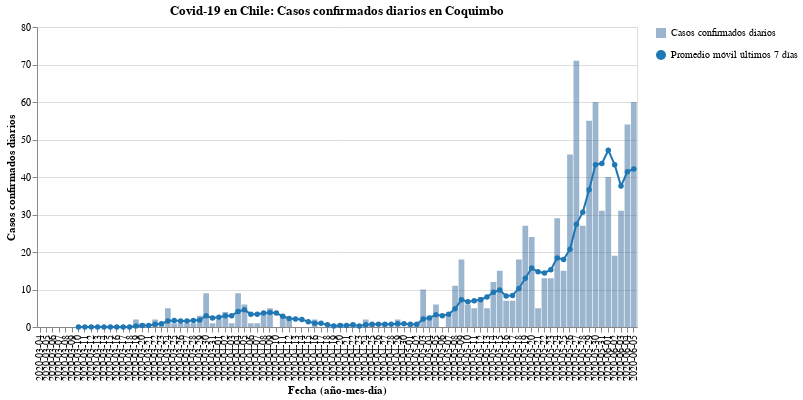

The notebook cell saved with this chart:
### Code cell
#hide_input
bars, line = my_cases_plot(region)
(bars + line).properties(
    title=f'Covid-19 en Chile: Casos confirmados diarios en {region}',
    width=600
)

### Figure 1 — Vega-Lite specification as saved in the notebook (floating-point values rounded to 4 significant figures)
{"config": {"view": {"continuousWidth": 400, "continuousHeight": 300}}, "layer": [{"mark": {"type": "bar", "opacity": 0.7}, "encoding": {"opacity": {"type": "nominal", "field": "Casos confirmados diarios", "legend": {"title": ""}}, "tooltip": [{"type": "nominal", "field": "Fecha"}, {"type": "quantitative", "field": "Casos confirmados"}], "x": {"type": "nominal", "axis": {"title": "Fecha (año-mes-día)"}, "field": "Fecha"}, "y": {"type": "quantitative", "axis": {"title": "Casos confirmados diarios"}, "field": "Casos confirmados"}}}, {"mark": {"type": "line", "color": "#1f77b4", "point": {"filled": true, "fill": "#1f77b4"}}, "encoding": {"shape": {"type": "nominal", "field": "Promedio móvil últimos 7 días", "legend": {"title": ""}}, "x": {"type": "nominal", "axis": {"title": "Fecha (año-mes-día)"}, "field": "Fecha"}, "y": {"type": "quantitative", "field": "Rolling"}}}], "data": {"name": "data-edff35e8676c7676cc912301d84be2ea"}, "title": "Covid-19 en Chile: Casos confirmados diarios en Coquimbo", "width": 600, "$schema": "https://vega.github.io/schema/vega-lite/v4.8.1.json", "datasets": {"data-edff35e8676c7676cc912301d84be2ea": [{"Fecha": "2020-03-04", "Casos confirmados": 0, "Rolling": null, "Casos confirmados diarios": "Casos confirmados diarios", "Promedio móvil últimos 7 días": "Promedio móvil últimos 7 días"}, {"Fecha": "2020-03-05", "Casos confirmados": 0, "Rolling": null, "Casos confirmados diarios": "Casos confirmados diarios", "Promedio móvil últimos 7 días": "Promedio móvil últimos 7 días"}, {"Fecha": "2020-03-06", "Casos confirmados": 0, "Rolling": null, "Casos confirmados diarios": "Casos confirmados diarios", "Promedio móvil últimos 7 días": "Promedio móvil últimos 7 días"}, {"Fecha": "2020-03-07", "Casos confirmados": 0, "Rolling": null, "Casos confirmados diarios": "Casos confirmados diarios", "Promedio móvil últimos 7 días": "Promedio móvil últimos 7 días"}, {"Fecha": "2020-03-08", "Casos confirmados": 0, "Rolling": null, "Casos confirmados diarios": "Casos confirmados diarios", "Promedio móvil últimos 7 días": "Promedio móvil últimos 7 días"}, {"Fecha": "2020-03-09", "Casos confirmados": 0, "Rolling": null, "Casos confirmados diarios": "Casos confirmados diarios", "Promedio móvil últimos 7 días": "Promedio móvil últimos 7 días"}, {"Fecha": "2020-03-10", "Casos confirmados": 0, "Rolling": 0.0, "Casos confirmados diarios": "Casos confirmados diarios", "Promedio móvil últimos 7 días": "Promedio móvil últimos 7 días"}, {"Fecha": "2020-03-11", "Casos confirmados": 0, "Rolling": 0.0, "Casos confirmados diarios": "Casos confirmados diarios", "Promedio móvil últimos 7 días": "Promedio móvil últimos 7 días"}, {"Fecha": "2020-03-12", "Casos confirmados": 0, "Rolling": 0.0, "Casos confirmados diarios": "Casos confirmados diarios", "Promedio móvil últimos 7 días": "Promedio móvil últimos 7 días"}, {"Fecha": "2020-03-13", "Casos confirmados": 0, "Rolling": 0.0, "Casos confirmados diarios": "Casos confirmados diarios", "Promedio móvil últimos 7 días": "Promedio móvil últimos 7 días"}, {"Fecha": "2020-03-14", "Casos confirmados": 0, "Rolling": 0.0, "Casos confirmados diarios": "Casos confirmados diarios", "Promedio móvil últimos 7 días": "Promedio móvil últimos 7 días"}, {"Fecha": "2020-03-15", "Casos confirmados": 0, "Rolling": 0.0, "Casos confirmados diarios": "Casos confirmados diarios", "Promedio móvil últimos 7 días": "Promedio móvil últimos 7 días"}, {"Fecha": "2020-03-16", "Casos confirmados": 0, "Rolling": 0.0, "Casos confirmados diarios": "Casos confirmados diarios", "Promedio móvil últimos 7 días": "Promedio móvil últimos 7 días"}, {"Fecha": "2020-03-17", "Casos confirmados": 0, "Rolling": 0.0, "Casos confirmados diarios": "Casos confirmados diarios", "Promedio móvil últimos 7 días": "Promedio móvil últimos 7 días"}, {"Fecha": "2020-03-18", "Casos confirmados": 0, "Rolling": 0.0, "Casos confirmados diarios": "Casos confirmados diarios", "Promedio móvil últimos 7 días": "Promedio móvil últimos 7 días"}, {"Fecha": "2020-03-19", "Casos confirmados": 2, "Rolling": 0.2857, "Casos confirmados diarios": "Casos confirmados diarios", "Promedio móvil últimos 7 días": "Promedio móvil últimos 7 días"}, {"Fecha": "2020-03-20", "Casos confirmados": 1, "Rolling": 0.4286, "Casos confirmados diarios": "Casos confirmados diarios", "Promedio móvil últimos 7 días": "Promedio móvil últimos 7 días"}, {"Fecha": "2020-03-21", "Casos confirmados": 0, "Rolling": 0.4286, "Casos confirmados diarios": "Casos confirmados diarios", "Promedio móvil últimos 7 días": "Promedio móvil últimos 7 días"}, {"Fecha": "2020-03-22", "Casos confirmados": 2, "Rolling": 0.7143, "Casos confirmados diarios": "Casos confirmados diarios", "Promedio móvil últimos 7 días": "Promedio móvil últimos 7 días"}, {"Fecha": "2020-03-23", "Casos confirmados": 1, "Rolling": 0.8571, "Casos confirmados diarios": "Casos confirmados diarios", "Promedio móvil últimos 7 días": "Promedio móvil últimos 7 días"}, {"Fecha": "2020-03-24", "Casos confirmados": 5, "Rolling": 1.571, "Casos confirmados diarios": "Casos confirmados diarios", "Promedio móvil últimos 7 días": "Promedio móvil últimos 7 días"}, {"Fecha": "2020-03-25", "Casos confirmados": 1, "Rolling": 1.714, "Casos confirmados diarios": "Casos confirmados diarios", "Promedio móvil últimos 7 días": "Promedio móvil últimos 7 días"}, {"Fecha": "2020-03-26", "Casos confirmados": 1, "Rolling": 1.571, "Casos confirmados diarios": "Casos confirmados diarios", "Promedio móvil últimos 7 días": "Promedio móvil últimos 7 días"}, {"Fecha": "2020-03-27", "Casos confirmados": 1, "Rolling": 1.571, "Casos confirmados diarios": "Casos confirmados diarios", "Promedio móvil últimos 7 días": "Promedio móvil últimos 7 días"}, {"Fecha": "2020-03-28", "Casos confirmados": 1, "Rolling": 1.714, "Casos confirmados diarios": "Casos confirmados diarios", "Promedio móvil últimos 7 días": "Promedio móvil últimos 7 días"}, {"Fecha": "2020-03-29", "Casos confirmados": 3, "Rolling": 1.857, "Casos confirmados diarios": "Casos confirmados diarios", "Promedio móvil últimos 7 días": "Promedio móvil últimos 7 días"}, {"Fecha": "2020-03-30", "Casos confirmados": 9, "Rolling": 3.0, "Casos confirmados diarios": "Casos confirmados diarios", "Promedio móvil últimos 7 días": "Promedio móvil últimos 7 días"}, {"Fecha": "2020-03-31", "Casos confirmados": 1, "Rolling": 2.429, "Casos confirmados diarios": "Casos confirmados diarios", "Promedio móvil últimos 7 días": "Promedio móvil últimos 7 días"}, {"Fecha": "2020-04-01", "Casos confirmados": 2, "Rolling": 2.571, "Casos confirmados diarios": "Casos confirmados diarios", "Promedio móvil últimos 7 días": "Promedio móvil últimos 7 días"}, {"Fecha": "2020-04-02", "Casos confirmados": 4, "Rolling": 3.0, "Casos confirmados diarios": "Casos confirmados diarios", "Promedio móvil últimos 7 días": "Promedio móvil últimos 7 días"}, {"Fecha": "2020-04-03", "Casos confirmados": 1, "Rolling": 3.0, "Casos confirmados diarios": "Casos confirmados diarios", "Promedio móvil últimos 7 días": "Promedio móvil últimos 7 días"}, {"Fecha": "2020-04-04", "Casos confirmados": 9, "Rolling": 4.143, "Casos confirmados diarios": "Casos confirmados diarios", "Promedio móvil últimos 7 días": "Promedio móvil últimos 7 días"}, {"Fecha": "2020-04-05", "Casos confirmados": 6, "Rolling": 4.571, "Casos confirmados diarios": "Casos confirmados diarios", "Promedio móvil últimos 7 días": "Promedio móvil últimos 7 días"}, {"Fecha": "2020-04-06", "Casos confirmados": 1, "Rolling": 3.429, "Casos confirmados diarios": "Casos confirmados diarios", "Promedio móvil últimos 7 días": "Promedio móvil últimos 7 días"}, {"Fecha": "2020-04-07", "Casos confirmados": 1, "Rolling": 3.429, "Casos confirmados diarios": "Casos confirmados diarios", "Promedio móvil últimos 7 días": "Promedio móvil últimos 7 días"}, {"Fecha": "2020-04-08", "Casos confirmados": 4, "Rolling": 3.714, "Casos confirmados diarios": "Casos confirmados diarios", "Promedio móvil últimos 7 días": "Promedio móvil últimos 7 días"}, {"Fecha": "2020-04-09", "Casos confirmados": 5, "Rolling": 3.857, "Casos confirmados diarios": "Casos confirmados diarios", "Promedio móvil últimos 7 días": "Promedio móvil últimos 7 días"}, {"Fecha": "2020-04-10", "Casos confirmados": 0, "Rolling": 3.714, "Casos confirmados diarios": "Casos confirmados diarios", "Promedio móvil últimos 7 días": "Promedio móvil últimos 7 días"}, {"Fecha": "2020-04-11", "Casos confirmados": 3, "Rolling": 2.857, "Casos confirmados diarios": "Casos confirmados diarios", "Promedio móvil últimos 7 días": "Promedio móvil últimos 7 días"}, {"Fecha": "2020-04-12", "Casos confirmados": 2, "Rolling": 2.286, "Casos confirmados diarios": "Casos confirmados diarios", "Promedio móvil últimos 7 días": "Promedio móvil últimos 7 días"}, {"Fecha": "2020-04-13", "Casos confirmados": 0, "Rolling": 2.143, "Casos confirmados diarios": "Casos confirmados diarios", "Promedio móvil últimos 7 días": "Promedio móvil últimos 7 días"}, {"Fecha": "2020-04-14", "Casos confirmados": 0, "Rolling": 2.0, "Casos confirmados diarios": "Casos confirmados diarios", "Promedio móvil últimos 7 días": "Promedio móvil últimos 7 días"}, {"Fecha": "2020-04-15", "Casos confirmados": 0, "Rolling": 1.429, "Casos confirmados diarios": "Casos confirmados diarios", "Promedio móvil últimos 7 días": "Promedio móvil últimos 7 días"}, {"Fecha": "2020-04-16", "Casos confirmados": 2, "Rolling": 1.0, "Casos confirmados diarios": "Casos confirmados diarios", "Promedio móvil últimos 7 días": "Promedio móvil últimos 7 días"}, {"Fecha": "2020-04-17", "Casos confirmados": 0, "Rolling": 1.0, "Casos confirmados diarios": "Casos confirmados diarios", "Promedio móvil últimos 7 días": "Promedio móvil últimos 7 días"}, {"Fecha": "2020-04-18", "Casos confirmados": 0, "Rolling": 0.5714, "Casos confirmados diarios": "Casos confirmados diarios", "Promedio móvil últimos 7 días": "Promedio móvil últimos 7 días"}, {"Fecha": "2020-04-19", "Casos confirmados": 0, "Rolling": 0.2857, "Casos confirmados diarios": "Casos confirmados diarios", "Promedio móvil últimos 7 días": "Promedio móvil últimos 7 días"}, {"Fecha": "2020-04-20", "Casos confirmados": 1, "Rolling": 0.4286, "Casos confirmados diarios": "Casos confirmados diarios", "Promedio móvil últimos 7 días": "Promedio móvil últimos 7 días"}, {"Fecha": "2020-04-21", "Casos confirmados": 0, "Rolling": 0.4286, "Casos confirmados diarios": "Casos confirmados diarios", "Promedio móvil últimos 7 días": "Promedio móvil últimos 7 días"}, {"Fecha": "2020-04-22", "Casos confirmados": 1, "Rolling": 0.5714, "Casos confirmados diarios": "Casos confirmados diarios", "Promedio móvil últimos 7 días": "Promedio móvil últimos 7 días"}, {"Fecha": "2020-04-23", "Casos confirmados": 0, "Rolling": 0.2857, "Casos confirmados diarios": "Casos confirmados diarios", "Promedio móvil últimos 7 días": "Promedio móvil últimos 7 días"}, {"Fecha": "2020-04-24", "Casos confirmados": 2, "Rolling": 0.5714, "Casos confirmados diarios": "Casos confirmados diarios", "Promedio móvil últimos 7 días": "Promedio móvil últimos 7 días"}, {"Fecha": "2020-04-25", "Casos confirmados": 1, "Rolling": 0.7143, "Casos confirmados diarios": "Casos confirmados diarios", "Promedio móvil últimos 7 días": "Promedio móvil últimos 7 días"}, {"Fecha": "2020-04-26", "Casos confirmados": 0, "Rolling": 0.7143, "Casos confirmados diarios": "Casos confirmados diarios", "Promedio móvil últimos 7 días": "Promedio móvil últimos 7 días"}, {"Fecha": "2020-04-27", "Casos confirmados": 1, "Rolling": 0.7143, "Casos confirmados diarios": "Casos confirmados diarios", "Promedio móvil últimos 7 días": "Promedio móvil últimos 7 días"}, {"Fecha": "2020-04-28", "Casos confirmados": 0, "Rolling": 0.7143, "Casos confirmados diarios": "Casos confirmados diarios", "Promedio móvil últimos 7 días": "Promedio móvil últimos 7 días"}, {"Fecha": "2020-04-29", "Casos confirmados": 2, "Rolling": 0.8571, "Casos confirmados diarios": "Casos confirmados diarios", "Promedio móvil últimos 7 días": "Promedio móvil últimos 7 días"}, {"Fecha": "2020-04-30", "Casos confirmados": 0, "Rolling": 0.8571, "Casos confirmados diarios": "Casos confirmados diarios", "Promedio móvil últimos 7 días": "Promedio móvil últimos 7 días"}, {"Fecha": "2020-05-01", "Casos confirmados": 1, "Rolling": 0.7143, "Casos confirmados diarios": "Casos confirmados diarios", "Promedio móvil últimos 7 días": "Promedio móvil últimos 7 días"}, {"Fecha": "2020-05-02", "Casos confirmados": 1, "Rolling": 0.7143, "Casos confirmados diarios": "Casos confirmados diarios", "Promedio móvil últimos 7 días": "Promedio móvil últimos 7 días"}, {"Fecha": "2020-05-03", "Casos confirmados": 10, "Rolling": 2.143, "Casos confirmados diarios": "Casos confirmados diarios", "Promedio móvil últimos 7 días": "Promedio móvil últimos 7 días"}, {"Fecha": "2020-05-04", "Casos confirmados": 3, "Rolling": 2.429, "Casos confirmados diarios": "Casos confirmados diarios", "Promedio móvil últimos 7 días": "Promedio móvil últimos 7 días"}, {"Fecha": "2020-05-05", "Casos confirmados": 6, "Rolling": 3.286, "Casos confirmados diarios": "Casos confirmados diarios", "Promedio móvil últimos 7 días": "Promedio móvil últimos 7 días"}, {"Fecha": "2020-05-06", "Casos confirmados": 0, "Rolling": 3.0, "Casos confirmados diarios": "Casos confirmados diarios", "Promedio móvil últimos 7 días": "Promedio móvil últimos 7 días"}, {"Fecha": "2020-05-07", "Casos confirmados": 3, "Rolling": 3.429, "Casos confirmados diarios": "Casos confirmados diarios", "Promedio móvil últimos 7 días": "Promedio móvil últimos 7 días"}, {"Fecha": "2020-05-08", "Casos confirmados": 11, "Rolling": 4.857, "Casos confirmados diarios": "Casos confirmados diarios", "Promedio móvil últimos 7 días": "Promedio móvil últimos 7 días"}, {"Fecha": "2020-05-09", "Casos confirmados": 18, "Rolling": 7.286, "Casos confirmados diarios": "Casos confirmados diarios", "Promedio móvil últimos 7 días": "Promedio móvil últimos 7 días"}, {"Fecha": "2020-05-10", "Casos confirmados": 6, "Rolling": 6.714, "Casos confirmados diarios": "Casos confirmados diarios", "Promedio móvil últimos 7 días": "Promedio móvil últimos 7 días"}, {"Fecha": "2020-05-11", "Casos confirmados": 5, "Rolling": 7.0, "Casos confirmados diarios": "Casos confirmados diarios", "Promedio móvil últimos 7 días": "Promedio móvil últimos 7 días"}, {"Fecha": "2020-05-12", "Casos confirmados": 8, "Rolling": 7.286, "Casos confirmados diarios": "Casos confirmados diarios", "Promedio móvil últimos 7 días": "Promedio móvil últimos 7 días"}, {"Fecha": "2020-05-13", "Casos confirmados": 5, "Rolling": 8.0, "Casos confirmados diarios": "Casos confirmados diarios", "Promedio móvil últimos 7 días": "Promedio móvil últimos 7 días"}, {"Fecha": "2020-05-14", "Casos confirmados": 12, "Rolling": 9.286, "Casos confirmados diarios": "Casos confirmados diarios", "Promedio móvil últimos 7 días": "Promedio móvil últimos 7 días"}, {"Fecha": "2020-05-15", "Casos confirmados": 15, "Rolling": 9.857, "Casos confirmados diarios": "Casos confirmados diarios", "Promedio móvil últimos 7 días": "Promedio móvil últimos 7 días"}, {"Fecha": "2020-05-16", "Casos confirmados": 7, "Rolling": 8.286, "Casos confirmados diarios": "Casos confirmados diarios", "Promedio móvil últimos 7 días": "Promedio móvil últimos 7 días"}, {"Fecha": "2020-05-17", "Casos confirmados": 7, "Rolling": 8.429, "Casos confirmados diarios": "Casos confirmados diarios", "Promedio móvil últimos 7 días": "Promedio móvil últimos 7 días"}, {"Fecha": "2020-05-18", "Casos confirmados": 18, "Rolling": 10.29, "Casos confirmados diarios": "Casos confirmados diarios", "Promedio móvil últimos 7 días": "Promedio móvil últimos 7 días"}, {"Fecha": "2020-05-19", "Casos confirmados": 27, "Rolling": 13.0, "Casos confirmados diarios": "Casos confirmados diarios", "Promedio móvil últimos 7 días": "Promedio móvil últimos 7 días"}, {"Fecha": "2020-05-20", "Casos confirmados": 24, "Rolling": 15.71, "Casos confirmados diarios": "Casos confirmados diarios", "Promedio móvil últimos 7 días": "Promedio móvil últimos 7 días"}, {"Fecha": "2020-05-21", "Casos confirmados": 5, "Rolling": 14.71, "Casos confirmados diarios": "Casos confirmados diarios", "Promedio móvil últimos 7 días": "Promedio móvil últimos 7 días"}, {"Fecha": "2020-05-22", "Casos confirmados": 13, "Rolling": 14.43, "Casos confirmados diarios": "Casos confirmados diarios", "Promedio móvil últimos 7 días": "Promedio móvil últimos 7 días"}, {"Fecha": "2020-05-23", "Casos confirmados": 13, "Rolling": 15.29, "Casos confirmados diarios": "Casos confirmados diarios", "Promedio móvil últimos 7 días": "Promedio móvil últimos 7 días"}, {"Fecha": "2020-05-24", "Casos confirmados": 29, "Rolling": 18.43, "Casos confirmados diarios": "Casos confirmados diarios", "Promedio móvil últimos 7 días": "Promedio móvil últimos 7 días"}, {"Fecha": "2020-05-25", "Casos confirmados": 15, "Rolling": 18.0, "Casos confirmados diarios": "Casos confirmados diarios", "Promedio móvil últimos 7 días": "Promedio móvil últimos 7 días"}, {"Fecha": "2020-05-26", "Casos confirmados": 46, "Rolling": 20.71, "Casos confirmados diarios": "Casos confirmados diarios", "Promedio móvil últimos 7 días": "Promedio móvil últimos 7 días"}, {"Fecha": "2020-05-27", "Casos confirmados": 71, "Rolling": 27.43, "Casos confirmados diarios": "Casos confirmados diarios", "Promedio móvil últimos 7 días": "Promedio móvil últimos 7 días"}, {"Fecha": "2020-05-28", "Casos confirmados": 27, "Rolling": 30.57, "Casos confirmados diarios": "Casos confirmados diarios", "Promedio móvil últimos 7 días": "Promedio móvil últimos 7 días"}, {"Fecha": "2020-05-29", "Casos confirmados": 55, "Rolling": 36.57, "Casos confirmados diarios": "Casos confirmados diarios", "Promedio móvil últimos 7 días": "Promedio móvil últimos 7 días"}, {"Fecha": "2020-05-30", "Casos confirmados": 60, "Rolling": 43.29, "Casos confirmados diarios": "Casos confirmados diarios", "Promedio móvil últimos 7 días": "Promedio móvil últimos 7 días"}, {"Fecha": "2020-05-31", "Casos confirmados": 31, "Rolling": 43.57, "Casos confirmados diarios": "Casos confirmados diarios", "Promedio móvil últimos 7 días": "Promedio móvil últimos 7 días"}, {"Fecha": "2020-06-01", "Casos confirmados": 40, "Rolling": 47.14, "Casos confirmados diarios": "Casos confirmados diarios", "Promedio móvil últimos 7 días": "Promedio móvil últimos 7 días"}, {"Fecha": "2020-06-02", "Casos confirmados": 19, "Rolling": 43.29, "Casos confirmados diarios": "Casos confirmados diarios", "Promedio móvil últimos 7 días": "Promedio móvil últimos 7 días"}, {"Fecha": "2020-06-03", "Casos confirmados": 31, "Rolling": 37.57, "Casos confirmados diarios": "Casos confirmados diarios", "Promedio móvil últimos 7 días": "Promedio móvil últimos 7 días"}, {"Fecha": "2020-06-04", "Casos confirmados": 54, "Rolling": 41.43, "Casos confirmados diarios": "Casos confirmados diarios", "Promedio móvil últimos 7 días": "Promedio móvil últimos 7 días"}, {"Fecha": "2020-06-05", "Casos confirmados": 60, "Rolling": 42.14, "Casos confirmados diarios": "Casos confirmados diarios", "Promedio móvil últimos 7 días": "Promedio móvil últimos 7 días"}]}}
